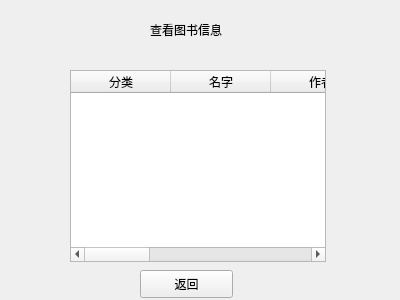
<?xml version="1.0" encoding="UTF-8"?>
<ui version="4.0">
 <class>select_book</class>
 <widget class="QWidget" name="select_book">
  <property name="geometry">
   <rect>
    <x>0</x>
    <y>0</y>
    <width>400</width>
    <height>300</height>
   </rect>
  </property>
  <property name="windowTitle">
   <string>Form</string>
  </property>
  <widget class="QLabel" name="label">
   <property name="geometry">
    <rect>
     <x>150</x>
     <y>20</y>
     <width>211</width>
     <height>20</height>
    </rect>
   </property>
   <property name="text">
    <string>查看图书信息</string>
   </property>
  </widget>
  <widget class="QTableWidget" name="book">
   <property name="geometry">
    <rect>
     <x>70</x>
     <y>70</y>
     <width>256</width>
     <height>192</height>
    </rect>
   </property>
   <column>
    <property name="text">
     <string>分类</string>
    </property>
   </column>
   <column>
    <property name="text">
     <string>名字</string>
    </property>
   </column>
   <column>
    <property name="text">
     <string>作者</string>
    </property>
   </column>
   <column>
    <property name="text">
     <string>出版社</string>
    </property>
   </column>
   <column>
    <property name="text">
     <string>出版时间</string>
    </property>
   </column>
   <column>
    <property name="text">
     <string>编号</string>
    </property>
   </column>
   <column>
    <property name="text">
     <string>数量</string>
    </property>
   </column>
  </widget>
  <widget class="QPushButton" name="back">
   <property name="geometry">
    <rect>
     <x>140</x>
     <y>270</y>
     <width>93</width>
     <height>28</height>
    </rect>
   </property>
   <property name="text">
    <string>返回</string>
   </property>
  </widget>
 </widget>
 <resources/>
 <connections/>
</ui>
